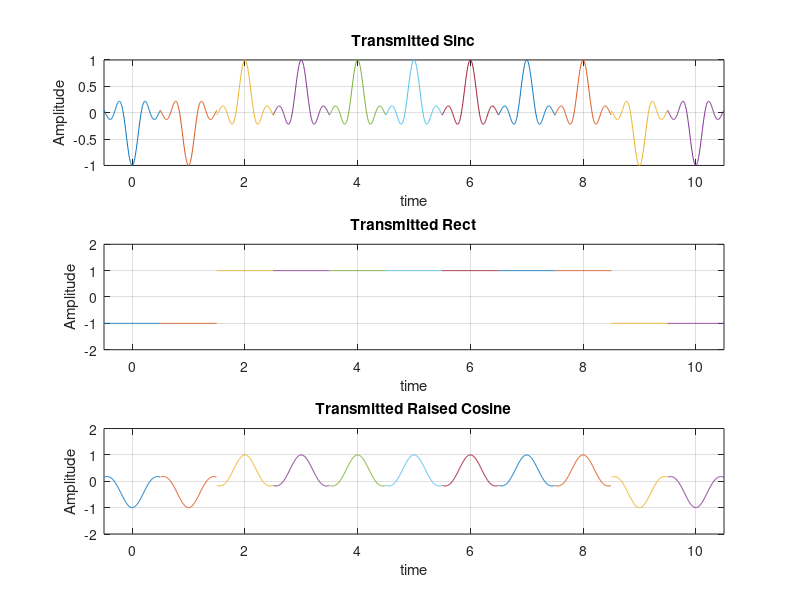
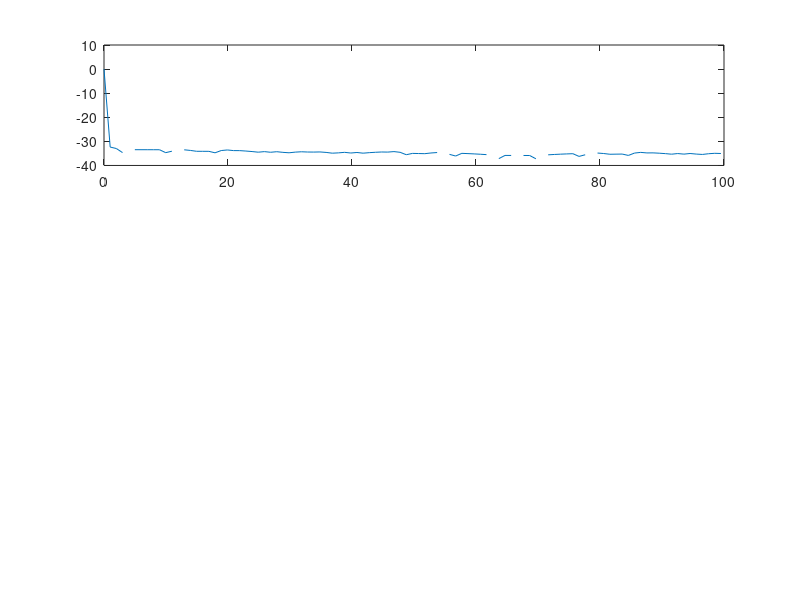

These figures' MATLAB source, in order:
clear all;
close all;
duration_signal = 10;
rect=@(x) (sign(x+1)-sign(x-1))/2
for T=0:1:duration_signal
    fs = 200;
    ts = 1/fs;
    t = T-1/2:ts:(1/2+T);
    t1=-1/2:ts:1/2;
    N=length(t1);
    const = [-1 1];
    m = const(randi(2));
    m_t_1=m*sinc(2*pi*(t-T));
    m_t_2 = m*rect(t-T);
    m_t_3 =  m*(cos(pi*1.*(t-T)).*sinc(pi*1.*(t-T)))./(1-4*(1).*((t-T).^2));
    hold on;
    figure(1)
    subplot(311);
    plot(t,m_t_1);
     title('Transmitted Sinc');
     xlabel('time')
     ylabel('Amplitude')
     grid on
     axis([-inf inf -1 1])
     hold on;
    subplot(312);
    
    plot(t,m_t_2);
     title('Transmitted Rect');
     xlabel('time')
     ylabel('Amplitude')
     grid on
     axis([-inf inf -2 2])
     hold on;
     subplot(313);
     plot(t,m_t_3);
     title('Transmitted Raised Cosine');
     xlabel('time')
     ylabel('Amplitude')
     grid on
     axis([-inf inf -2 2])
   pause(0.5)
end

Fs = 200;
[Pxx,F] = periodogram(m_t_2,[],length(m_t_2),Fs);
figure(2)
subplot(311)
plot(F,log10(Pxx));

